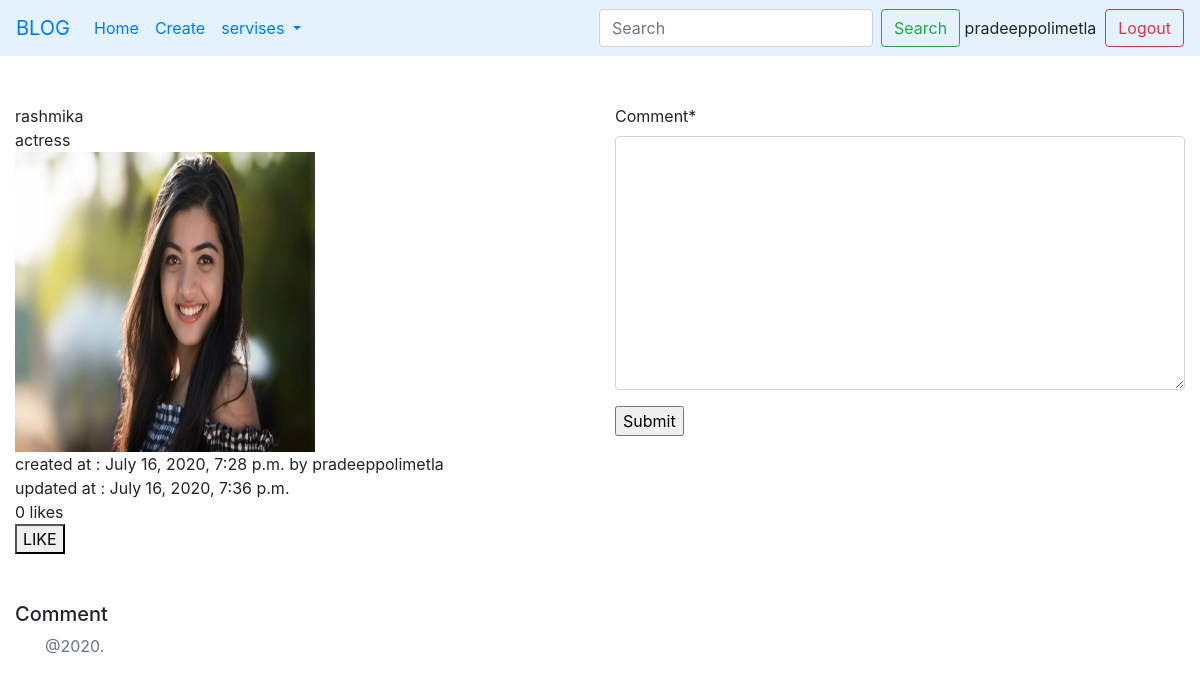
The page /detail/6/ (signed in) on the database its author committed.
### myapp/models.py (models this page shows, shortened)
class UserTimeStamp(models.Model):
	created_at = models.DateTimeField(auto_now_add = True)
	update_at = models.DateTimeField(auto_now = True)
	user = models.ForeignKey(User,on_delete = models.CASCADE)
	class Meta:
		abstract = True

class Post(UserTimeStamp):
	title = models.CharField(max_length = 100)
	description = models.CharField(max_length = 200)
	image = models.ImageField(upload_to = '')
	created_by = models.CharField(max_length = 50)
	likes = models.IntegerField(default = 0)

### myapp/views.py (the view)
# urls.py: path('detail/<int:pk>/',detail,name = 'detail'),
@login_required
def detail(request,pk):
    d = Post.objects.get(pk = pk)
    comments = Comment.objects.filter(post = d)
    if request.method == 'POST':
        form = CommentForm(request.POST)
        if form.is_valid():
            comment = form.cleaned_data['comment']
            c = Comment(post = d,comment = comment,user = request.user)
            c.save()
            context = {'post':d,'form':form,'comments':comments}
            return render(request, 'detail.html', context)
    else:
        form = CommentForm()
    context = {'post':d,'form':form,'comments':comments}
    return render(request, 'detail.html', context)

### myapp/forms.py
class CommentForm(forms.ModelForm):
	class Meta:
		model = Comment
		fields = ['comment']

### myapp/templates/detail.html (shortened to what this page needs)
{% extends 'base.html' %}
{% load crispy_forms_tags %}
{% block content %}
<div class = "row">
	<div class = "col-6">
{{post.title}}<br>
{{post.description}}<br>
<img src = "{{post.image.url}}" height = "300" width = "300" ><br>
created at : {{post.created_at}} by {{post.user}}<br>
updated at : {{post.update_at}}
<br>
<span id = "likes">{{post.likes}}</span> likes
<br>
<button class="fa fa-hand-paper-o" aria-hidden="true" onclick ="onClick()" >LIKE</button>
<br>
</div>
<div class = "col-6">
<form action="" method="post">
    {{ form|crispy }}
    <input type="submit" value="Submit">
</form>
</div>
</div>
<br><br>
<h5>Comment</h5>
</div>
{% endblock %}

### myapp/templates/base.html (shortened to what this page needs)
<!DOCTYPE html>
<html>
<head>
<link rel="stylesheet" href="https://stackpath.bootstrapcdn.com/bootstrap/4.5.0/css/bootstrap.min.css">
</head>
<body>
	<nav class="navbar navbar-expand-lg"
	style="background-color: #e3f2fd;">
  <a class="navbar-brand" href="#">BLOG</a>
  <div class="collapse navbar-collapse" id="navbarSupportedContent">
    <ul class="navbar-nav mr-auto">
      <li class="nav-item active">
        <a class="nav-link" href="{% url 'myapp:index' %}">Home <span class="sr-only">(current)</span></a>
      </li>
      <li class="nav-item">
        <a class="nav-link" href="{% url 'myapp:create' %}">Create</a>
      </li>
      <li class="nav-item dropdown">
        <a class="nav-link dropdown-toggle" href="#" id="navbarDropdown" role="button" data-toggle="dropdown" aria-haspopup="true" aria-expanded="false">
          servises
        </a>
      </li>
      <li class="nav-item">
        <a class="nav-link disabled" href="#"></a>
      </li>
    </ul>
    <form class="form-inline my-2 my-lg-0">
      <input class="form-control mr-sm-2" type="search" placeholder="Search" aria-label="Search">
      <button class="btn btn-outline-success my-2 my-sm-0" type="submit">Search</button>&nbsp;
    </form>
    {% if user.is_authenticated %}
    {{request.user}}&nbsp;&nbsp;<a class="btn btn-outline-danger" href = "{% url 'auth_logout' %}">Logout</a>
    {% else %}
    <a class="btn btn-outline-primary" href = "{% url 'registration_register' %}">Register</a>&nbsp;
    <a class="btn btn-outline-primary" href = "{% url 'auth_login' %}">Login</a>
    {% endif %}
  </div>
</nav>
<div class = "container-fluid">
	<br></br>
{% block content %}{% endblock %}
<footer class = "footer">
	<div class = "container">
		<span class = "text-muted">@2020.</span>
	</div>
</footer>
</body>
</html>

### rows shown on the page
Post: title "rashmika", description "actress", image (picture), created_at "July 16, 2020, 7:28 p.m.", user "pradeeppolimetla", update_at "July 16, 2020, 7:36 p.m.", likes "0"

### other values the page prints
{{ request.user }} "pradeeppolimetla"
